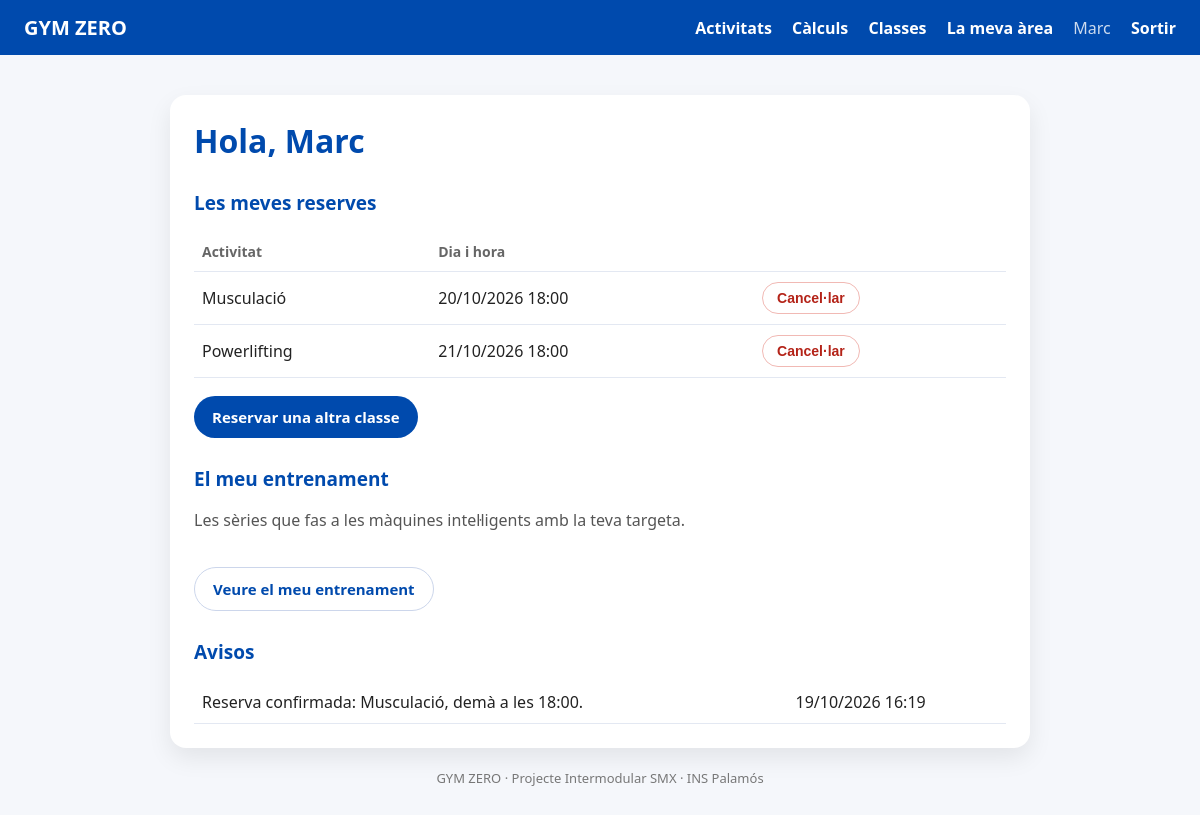
Page /client/ (signed in) on the committed database.
### tables this page shows
CREATE TABLE classes (
  id            INT UNSIGNED AUTO_INCREMENT PRIMARY KEY,
  activitat_id  INT UNSIGNED NOT NULL,
  inici         DATETIME     NOT NULL,
  places        SMALLINT UNSIGNED NOT NULL,
  cancelada     TINYINT(1)   NOT NULL DEFAULT 0,
  CONSTRAINT fk_classes_activitat FOREIGN KEY (activitat_id)
    REFERENCES activitats(id) ON UPDATE CASCADE ON DELETE RESTRICT,
  CONSTRAINT uq_classes_activitat_inici UNIQUE (activitat_id, inici),
  CONSTRAINT ck_classes_places CHECK (places > 0)
);

CREATE TABLE activitats (
  id                 INT UNSIGNED AUTO_INCREMENT PRIMARY KEY,
  nom                VARCHAR(60)  NOT NULL,
  descripcio         TEXT         NULL,
  durada_min         SMALLINT UNSIGNED NOT NULL DEFAULT 60,
  places_per_defecte SMALLINT UNSIGNED NOT NULL DEFAULT 15,
  activa             TINYINT(1)   NOT NULL DEFAULT 1,
  CONSTRAINT uq_activitats_nom UNIQUE (nom)
);

CREATE TABLE notificacions (
  id          INT UNSIGNED AUTO_INCREMENT PRIMARY KEY,
  usuari_id   INT UNSIGNED NOT NULL,
  tipus       ENUM('reserva','cancelacio','classe_cancelada','sistema') NOT NULL,
  missatge    VARCHAR(255) NOT NULL,
  llegida     TINYINT(1)   NOT NULL DEFAULT 0,
  data        TIMESTAMP    NOT NULL DEFAULT CURRENT_TIMESTAMP,
  CONSTRAINT fk_notificacions_usuari FOREIGN KEY (usuari_id)
    REFERENCES usuaris(id) ON UPDATE CASCADE ON DELETE CASCADE,
  INDEX ix_notificacions_usuari_llegida (usuari_id, llegida)
);

### www/inc/sessio.php (called while the page is built, shortened)
<?php
function h($text)
{
    return htmlspecialchars((string) $text, ENT_QUOTES, 'UTF-8');
}

### www/client/index.php (the view, shortened to what this page needs)
<?php
require_once __DIR__ . '/../inc/sessio.php';
require_once __DIR__ . '/../inc/bd.php';
$u = usuari_actual();
$st = $connexio->prepare(
    "SELECT c.id, a.nom, c.inici
       FROM reserves r
       JOIN classes c    ON c.id = r.classe_id
       JOIN activitats a ON a.id = c.activitat_id
      WHERE r.usuari_id = ? AND r.estat = 'confirmada' AND c.inici > NOW()
      ORDER BY c.inici"
);
$st->execute([$u['id']]);
$reserves = $st->fetchAll();
$st = $connexio->prepare(
    'SELECT missatge, data FROM notificacions WHERE usuari_id = ? ORDER BY data DESC, id DESC LIMIT 5'
);
$st->execute([$u['id']]);
$avisos = $st->fetchAll();
require __DIR__ . '/../inc/capcalera.php';
?>
<h2>Les meves reserves</h2>
<?php if (!$reserves): ?>
  <p>No tens cap reserva. <a href="../reserves/">Mira les properes classes</a>.</p>
<?php else: ?>
  <table>
    <tr><th>Activitat</th><th>Dia i hora</th><th></th></tr>
    <?php foreach ($reserves as $r): ?>
      <tr>
        <td><?= h($r['nom']) ?></td>
        <td><?= date('d/m/Y H:i', strtotime($r['inici'])) ?></td>
        <td>
          <form method="POST" action="../reserves/accio.php">
            <button class="btn-cancel">Cancel·lar</button>
          </form>
        </td>
      </tr>
    <?php endforeach; ?>
  </table>
  <a class="btn" href="../reserves/">Reservar una altra classe</a>
<?php endif; ?>
<h2>El meu entrenament</h2>
<p>Les sèries que fas a les màquines intel·ligents amb la teva targeta.</p>
<a class="btn btn-secundari" href="entrenament.php">Veure el meu entrenament</a>
<h2>Avisos</h2>
<?php if (!$avisos): ?>
  <p>No tens avisos.</p>
<?php else: ?>
  <table>
    <?php foreach ($avisos as $a): ?>
      <tr><td><?= h($a['missatge']) ?></td><td><?= date('d/m/Y H:i', strtotime($a['data'])) ?></td></tr>
    <?php endforeach; ?>
  </table>
<?php endif; ?>
<?php require __DIR__ . '/../inc/peu.php'; ?>

### www/css/area.css (style rules this page uses)
body { margin: 0; font-family: system-ui, -apple-system, "Segoe UI", sans-serif; background: #f5f7fb; color: #222; }
h2 { color: #004aad; font-size: 19px; margin-top: 28px; }
p { color: #555; line-height: 1.6; }
button, .btn { display: inline-block; margin-top: 18px; padding: 11px 18px; border-radius: 999px; border: none; background: #004aad; color: white; font-weight: 700; cursor: pointer; text-decoration: none; font-size: 15px; }
table { width: 100%; border-collapse: collapse; margin-top: 12px; }
th, td { text-align: left; padding: 10px 8px; border-bottom: 1px solid #e3e8f2; }
th { color: #666; font-size: 14px; }
td form { margin: 0; }
td button { margin-top: 0; padding: 7px 14px; font-size: 14px; }
.btn-cancel { background: white; color: #b42318; border: 1px solid #f1b9b4; }
.btn-secundari { background: white; color: #004aad; border: 1px solid #ccd6eb; }

### rows in the picture
classes: activitat.nom "Musculació", inici "20/10/2026 18:00"
classes: activitat.nom "Powerlifting", inici "21/10/2026 18:00"
notificacions: missatge "Reserva confirmada: Musculació, demà a les 18:00.", data "19/10/2026 16:19"

### other values in the picture
$u['nom'] "Marc"
$titol "Hola, Marc"
